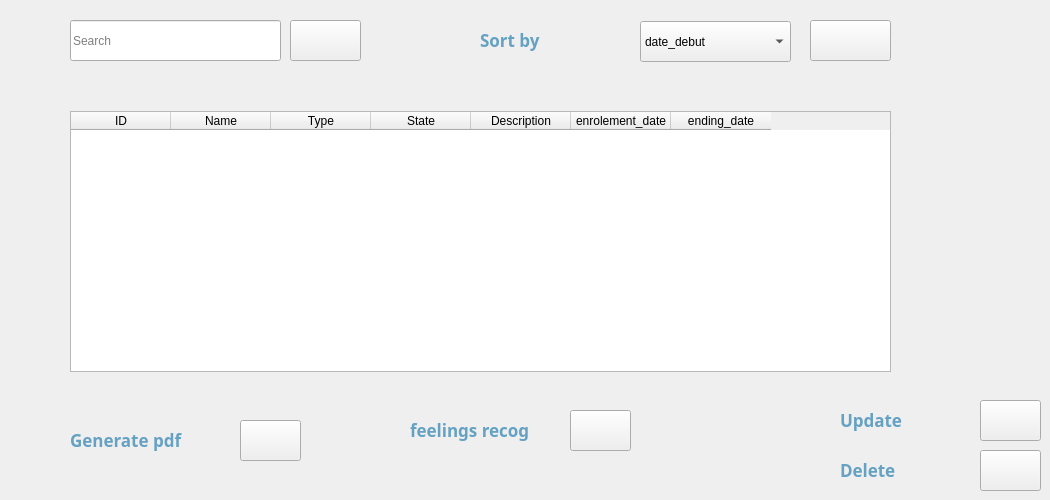
           <widget class="QWidget" name="border2_2">
            <widget class="QLineEdit" name="nour_search_course">
             <property name="geometry">
              <rect>
               <x>70</x>
               <y>20</y>
               <width>211</width>
               <height>41</height>
              </rect>
             </property>
             <property name="placeholderText">
              <string>Search</string>
             </property>
            </widget>
            <widget class="QPushButton" name="nour_search_button">
             <property name="geometry">
              <rect>
               <x>290</x>
               <y>20</y>
               <width>71</width>
               <height>41</height>
              </rect>
             </property>
             <property name="text">
              <string/>
             </property>
             <property name="icon">
              <iconset resource="resource.qrc">
               <normaloff>:/icon/icon/search_5807787.png</normaloff>:/icon/icon/search_5807787.png</iconset>
             </property>
             <property name="iconSize">
              <size>
               <width>30</width>
               <height>30</height>
              </size>
             </property>
             <property name="flat">
              <bool>false</bool>
             </property>
            </widget>
            <widget class="QLabel" name="nour_course_name_7">
             <property name="geometry">
              <rect>
               <x>480</x>
               <y>20</y>
               <width>131</width>
               <height>41</height>
              </rect>
             </property>
             <property name="font">
              <font>
               <family>Nirmala UI Semilight</family>
               <pointsize>13</pointsize>
               <weight>75</weight>
               <bold>true</bold>
              </font>
             </property>
             <property name="styleSheet">
              <string notr="true">color:rgb(100, 161, 194)</string>
             </property>
             <property name="text">
              <string>Sort by</string>
             </property>
             <property name="textFormat">
              <enum>Qt::RichText</enum>
             </property>
             <property name="scaledContents">
              <bool>false</bool>
             </property>
            </widget>
            <widget class="QPushButton" name="nour_sort_button">
             <property name="geometry">
              <rect>
               <x>810</x>
               <y>20</y>
               <width>81</width>
               <height>41</height>
              </rect>
             </property>
             <property name="text">
              <string/>
             </property>
             <property name="icon">
              <iconset resource="resource.qrc">
               <normaloff>:/icon/icon/setting_6874449.png</normaloff>:/icon/icon/setting_6874449.png</iconset>
             </property>
             <property name="iconSize">
              <size>
               <width>30</width>
               <height>30</height>
              </size>
             </property>
            </widget>
            <widget class="QLabel" name="nour_course_name_8">
             <property name="geometry">
              <rect>
               <x>70</x>
               <y>420</y>
               <width>141</width>
               <height>41</height>
              </rect>
             </property>
             <property name="font">
              <font>
               <family>Nirmala UI Semilight</family>
               <pointsize>13</pointsize>
               <weight>75</weight>
               <bold>true</bold>
              </font>
             </property>
             <property name="styleSheet">
              <string notr="true">color:rgb(100, 161, 194)</string>
             </property>
             <property name="text">
              <string>Generate pdf</string>
             </property>
             <property name="textFormat">
              <enum>Qt::RichText</enum>
             </property>
             <property name="scaledContents">
              <bool>false</bool>
             </property>
            </widget>
            <widget class="QPushButton" name="nour_generate_pdf">
             <property name="geometry">
              <rect>
               <x>240</x>
               <y>420</y>
               <width>61</width>
               <height>41</height>
              </rect>
             </property>
             <property name="text">
              <string/>
             </property>
             <property name="icon">
              <iconset resource="resource.qrc">
               <normaloff>:/icon/icon/pdf_8304568.png</normaloff>:/icon/icon/pdf_8304568.png</iconset>
             </property>
             <property name="iconSize">
              <size>
               <width>40</width>
               <height>40</height>
              </size>
             </property>
             <property name="flat">
              <bool>false</bool>
             </property>
            </widget>
            <widget class="QLabel" name="nour_course_name_10">
             <property name="geometry">
              <rect>
               <x>840</x>
               <y>400</y>
               <width>131</width>
               <height>41</height>
              </rect>
             </property>
             <property name="font">
              <font>
               <family>Nirmala UI Semilight</family>
               <pointsize>13</pointsize>
               <weight>75</weight>
               <bold>true</bold>
              </font>
             </property>
             <property name="styleSheet">
              <string notr="true">color:rgb(100, 161, 194)</string>
             </property>
             <property name="text">
              <string>Update</string>
             </property>
             <property name="textFormat">
              <enum>Qt::RichText</enum>
             </property>
             <property name="scaledContents">
              <bool>false</bool>
             </property>
            </widget>
            <widget class="QPushButton" name="nour_update_button">
             <property name="geometry">
              <rect>
               <x>980</x>
               <y>400</y>
               <width>61</width>
               <height>41</height>
              </rect>
             </property>
             <property name="text">
              <string/>
             </property>
             <property name="icon">
              <iconset resource="resource.qrc">
               <normaloff>:/icon/icon/edit_1443396.png</normaloff>:/icon/icon/edit_1443396.png</iconset>
             </property>
             <property name="iconSize">
              <size>
               <width>40</width>
               <height>40</height>
              </size>
             </property>
             <property name="flat">
              <bool>false</bool>
             </property>
            </widget>
            <widget class="QLabel" name="nour_course_name_11">
             <property name="geometry">
              <rect>
               <x>840</x>
               <y>450</y>
               <width>131</width>
               <height>41</height>
              </rect>
             </property>
             <property name="font">
              <font>
               <family>Nirmala UI Semilight</family>
               <pointsize>13</pointsize>
               <weight>75</weight>
               <bold>true</bold>
              </font>
             </property>
             <property name="styleSheet">
              <string notr="true">color:rgb(100, 161, 194)</string>
             </property>
             <property name="text">
              <string>Delete</string>
             </property>
             <property name="textFormat">
              <enum>Qt::RichText</enum>
             </property>
             <property name="scaledContents">
              <bool>false</bool>
             </property>
            </widget>
            <widget class="QPushButton" name="nour_delete_button">
             <property name="geometry">
              <rect>
               <x>980</x>
               <y>450</y>
               <width>61</width>
               <height>41</height>
              </rect>
             </property>
             <property name="text">
              <string/>
             </property>
             <property name="icon">
              <iconset resource="resource.qrc">
               <normaloff>:/icon/icon/delete_3983957.png</normaloff>:/icon/icon/delete_3983957.png</iconset>
             </property>
             <property name="iconSize">
              <size>
               <width>40</width>
               <height>40</height>
              </size>
             </property>
             <property name="flat">
              <bool>false</bool>
             </property>
            </widget>
            <widget class="QTableWidget" name="nour_tableau_historique">
             <property name="geometry">
              <rect>
               <x>70</x>
               <y>111</y>
               <width>821</width>
               <height>261</height>
              </rect>
             </property>
             <column>
              <property name="text">
               <string>ID</string>
              </property>
              <property name="background">
               <color>
                <red>100</red>
                <green>161</green>
                <blue>194</blue>
               </color>
              </property>
             </column>
             <column>
              <property name="text">
               <string>Name</string>
              </property>
             </column>
             <column>
              <property name="text">
               <string>Type</string>
              </property>
             </column>
             <column>
              <property name="text">
               <string>State</string>
              </property>
             </column>
             <column>
              <property name="text">
               <string>Description</string>
              </property>
             </column>
             <column>
              <property name="text">
               <string>enrolement_date</string>
              </property>
             </column>
             <column>
              <property name="text">
               <string>ending_date</string>
              </property>
             </column>
            </widget>
            <widget class="QPushButton" name="nour_feelings_recog">
             <property name="geometry">
              <rect>
               <x>570</x>
               <y>410</y>
               <width>61</width>
               <height>41</height>
              </rect>
             </property>
             <property name="text">
              <string/>
             </property>
             <property name="icon">
              <iconset resource="resource.qrc">
               <normaloff>:/icon/icon/search-13-48.ico</normaloff>:/icon/icon/search-13-48.ico</iconset>
             </property>
             <property name="iconSize">
              <size>
               <width>40</width>
               <height>40</height>
              </size>
             </property>
             <property name="flat">
              <bool>false</bool>
             </property>
            </widget>
            <widget class="QLabel" name="nour_course_name_22">
             <property name="geometry">
              <rect>
               <x>410</x>
               <y>410</y>
               <width>161</width>
               <height>41</height>
              </rect>
             </property>
             <property name="font">
              <font>
               <family>Nirmala UI Semilight</family>
               <pointsize>13</pointsize>
               <weight>75</weight>
               <bold>true</bold>
              </font>
             </property>
             <property name="styleSheet">
              <string notr="true">color:rgb(100, 161, 194)</string>
             </property>
             <property name="text">
              <string>feelings recog</string>
             </property>
             <property name="textFormat">
              <enum>Qt::RichText</enum>
             </property>
             <property name="scaledContents">
              <bool>false</bool>
             </property>
            </widget>
            <widget class="QComboBox" name="nour_sort_by">
             <property name="geometry">
              <rect>
               <x>640</x>
               <y>21</y>
               <width>151</width>
               <height>41</height>
              </rect>
             </property>
             <item>
              <property name="text">
               <string>date_debut</string>
              </property>
             </item>
             <item>
              <property name="text">
               <string>date_fin</string>
              </property>
             </item>
            </widget>
           </widget>
